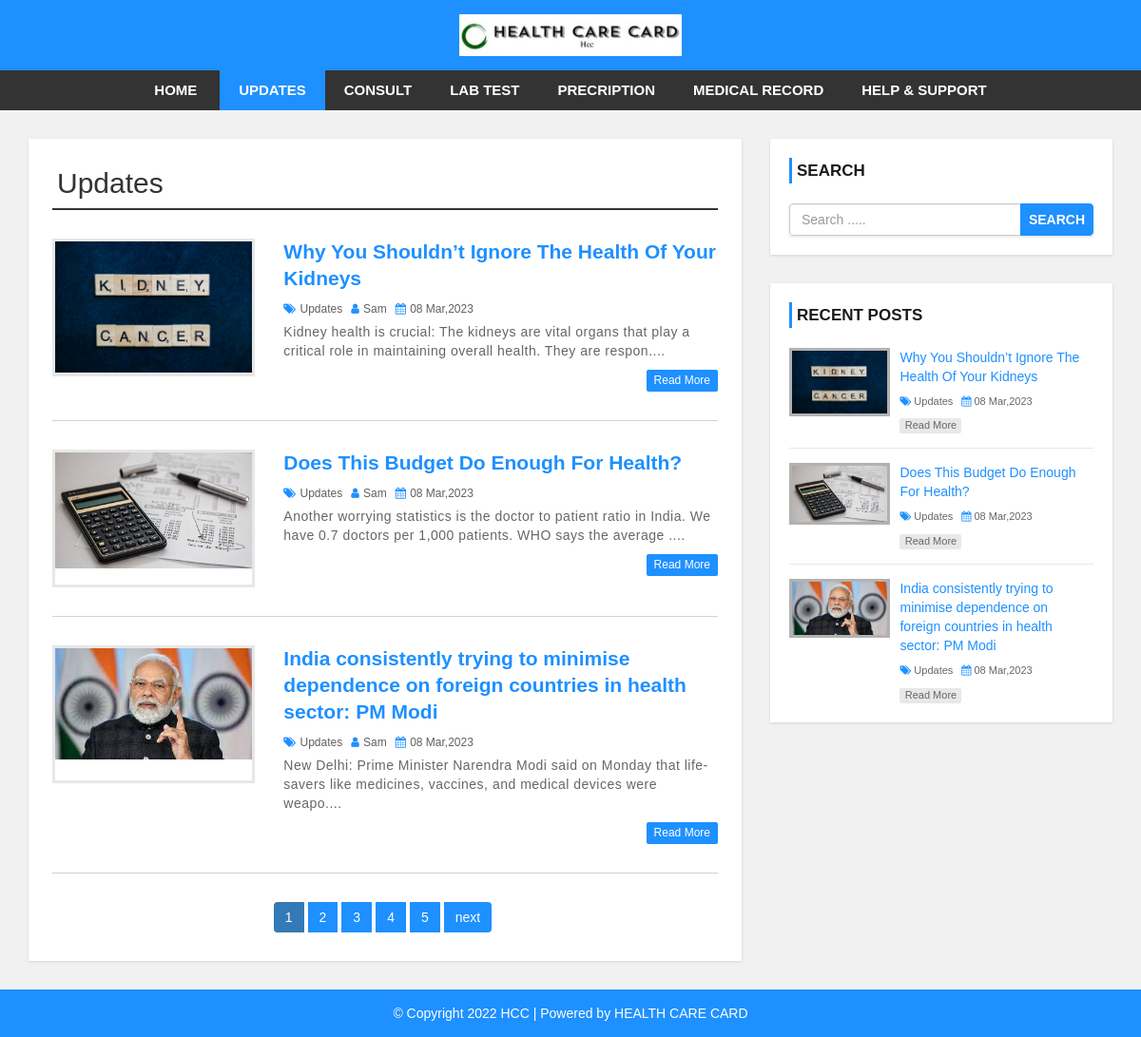
The page /category.php?cid=48 on the database its author committed.
### tables this page shows
CREATE TABLE `settings` (
  `id` int(11) NOT NULL,
  `websitename` varchar(60) NOT NULL,
  `logo` varchar(50) NOT NULL,
  `footerdesc` varchar(255) NOT NULL
);

CREATE TABLE `category` (
  `category_id` int(11) NOT NULL,
  `category_name` varchar(100) NOT NULL,
  `post` int(11) NOT NULL DEFAULT 0
);

CREATE TABLE `post` (
  `post_id` int(11) NOT NULL,
  `title` varchar(100) NOT NULL,
  `description` text NOT NULL,
  `category` varchar(100) NOT NULL,
  `post_date` varchar(50) NOT NULL,
  `author` int(11) NOT NULL,
  `post_img` varchar(100) NOT NULL
);

CREATE TABLE `user` (
  `user_id` int(10) UNSIGNED NOT NULL,
  `first_name` varchar(30) NOT NULL,
  `last_name` varchar(30) NOT NULL,
  `username` varchar(30) DEFAULT NULL,
  `password` varchar(40) DEFAULT NULL,
  `role` int(11) NOT NULL
);

### config.php (called while the page is built, shortened)
<?php
$hostname = "http://localhost/Health-care-card/News-site/";
?>

### category.php (the view, shortened to what this page needs)
<?php include 'header.php'; ?>
    <div id="main-content">
      <div class="container">
        <div class="row">
            <div class="col-md-8">
              <?php
                 if($cat_id == '49'){
                    header("Location:{$hostname}/doctorlist.php");
                }
                else if($cat_id == '47' || $cat_id == '46' || $cat_id == '45'){
                    header("Location:{$hostname}/userRegistration.php");
                }
                else if($cat_id == '44'){
                    header("Location:{$hostname}/help.php");
                }
                else{
              ?>
               <div class = "post-container">
                   <?php
                   include 'config.php';
                   $sql1 = "SELECT * FROM category WHERE category_id = {$cat_id}";
                   $result1 = mysqli_query($conn,$sql1) or die("Query Failed!!!");
                   $row1 = mysqli_fetch_assoc($result1);
                   ?>
                   <h2 class= "page-heading"><?php echo $row1['category_name']?></h2>
                   <?php
                        include 'config.php';
                        if(isset($_GET['cid'])){
                            $cat_id = $_GET['cid'];
                        }
                        $limit = 3;
                        if(isset($_GET['page'])){
                            $page = $_GET['page'];
                        }else{
                            $page = 1;
                        }
                        $offset = ($page - 1) * $limit;
                        $sql = "SELECT * FROM post
                        LEFT JOIN category ON post.category = category.category_id
                        LEFT JOIN user ON post.author = user.user_id
                        WHERE category = {$cat_id}
                        ORDER BY post.post_id DESC LIMIT {$offset},{$limit}";
                         $result = mysqli_query($conn,$sql) or die("Query Faild!!");
                         if(mysqli_num_rows($result)>0){
                            while($row = mysqli_fetch_assoc($result))
                            {
                        ?>
                        <div class="post-content">
                            <div class="row">
                                <div class="col-md-4">
                                    <a class="post-img" href="single.php?id=<?php echo $row['post_id'];?>"><img src="admin/upload/<?php echo $row['post_img'];?>" alt=""/></a>
                                </div>
                                <div class="col-md-8">
                                    <div class="inner-content clearfix">
                                        <h3><a href='single.php?id=<?php echo $row['post_id'];?>'><?php echo $row['title'];?></a></h3>
                                        <div class="post-information">
                                            <span>
                                                <i class="fa fa-tags" aria-hidden="true"></i>
                                                <a href='category.php'><?php echo $row['category_name'];?></a>
                                            </span>
                                            <span>
                                                <i class="fa fa-user" aria-hidden="true"></i>
                                                <a href='author.php?aid=<?php echo $row['author'];?>'><?php echo $row['username'];?></a>
                                            </span>
                                            <span>
                                                <i class="fa fa-calendar" aria-hidden="true"></i>
                                                <?php echo $row['post_date'];?>
                                            </span>
                                        </div>
                                        <p class="description">
                                        <?php echo substr($row['description'],0,130)."....";?>
                                        </p>
                                        <a class='read-more pull-right' href='single.php?id=<?php echo $row['post_id']?>'>read more</a>
                                    </div>
                                </div>
                            </div>
                        </div>
                        <?php
                            }
                        }else{
                            echo "<h2>No Record Found</h2>";
                        }
                        ?>
                         <?php
                        if(mysqli_num_rows($result1)>0){
                            $total_records = $row1['post'];
                            $total_page = ceil($total_records/$limit);
                            echo " <ul class='pagination admin-pagination'>";
                            for($i = 1;$i<=$total_page;$i++){
                                if($i == $page){
                                    $active = "active";
                                }else{
                                    $active = "";
                                }
                                echo '<li class='.$active.'><a href = "category.php?cid='.$cat_id = $_GET['cid'].'&page='.$i.'">'.$i.'</a></li>';
                            }
                            if($total_page > $page)
                            {
                                echo '<li><a href = "category.php?cid='.$cat_id = $_GET['cid'].'&page='.($page + 1).'">next</a></li>';
                            }
                            echo "</ul>";
                        }
                  ?>
               </div>
            <?php
            }
            ?>
            </div>
            <?php include 'sidebar.php'; ?>
        </div>
      </div>
    </div>
<?php include 'footer.php'; ?>

### header.php (shortened to what this page needs)
<?php
include 'config.php';
?>
<!DOCTYPE html>
<html lang="en">
<head>
    <link rel="stylesheet" href="css/bootstrap.min.css" />
    <link rel="stylesheet" href="css/font-awesome.css">
    <link rel="stylesheet" href="css/style.css">
</head>
<body>
<div id="header">
    <div class="container">
        <div class="row">
            <div class=" col-md-offset-4 col-md-4">
            <?php
                    include 'config.php';
                    $sql = "SELECT * FROM settings";
                    $result = mysqli_query($conn,$sql) or die("Query Faild!!");
                    if(mysqli_num_rows($result)>0){
                        while($row = mysqli_fetch_assoc($result))
                        {
                            if($row['logo'] == ""){
                                echo '<a href="index.php"><h1>'.$row['websitename'].'</h1></a>';
                            }else{
                                echo '<a href="index.php" id="logo"><img src="admin/images/'.$row['logo'].'"></a>';
                            }
                        }
                    }
                ?>
            </div>
        </div>
    </div>
</div>
<div id="menu-bar">
    <div class="container">
        <div class="row">
            <div class="col-md-12">
                <?php
                include 'config.php';
                if(isset($_GET['cid'])){
                    $cat_id = $_GET['cid'];
                }
                $sql = "SELECT * FROM category WHERE post > 0";
                $result = mysqli_query($conn,$sql) or die("Querry is not working!!!");
                if(mysqli_num_rows($result)>0){
                ?>
                <ul class='menu'>
                <li  ><a href='<?php echo $hostname; ?>'>Home</a></li>
                    <?php
                    while($row = mysqli_fetch_assoc($result)){
                        $active = "";
                        if(isset($_GET['cid'])){
                            if($row['category_id'] == $cat_id){
                                $active = "active";
                            }else{
                                $active = "";
                            }
                        }
                        echo "<li  ><a class = '{$active}' href='category.php?cid={$row['category_id']}'>{$row['category_name']}</a></li>";
                    }
                    ?>
                </ul>
                <?php }?>
            </div>
        </div>
    </div>
</div>

### sidebar.php
<div id="sidebar" class="col-md-4">
    <div class="search-box-container">
        <h4>Search</h4>
        <form class="search-post" action="search.php" method ="GET">
            <div class="input-group">
                <input type="text" name="search" class="form-control" placeholder="Search .....">
                <span class="input-group-btn">
                    <button type="submit" class="btn btn-danger">Search</button>
                </span>
            </div>
        </form>
    </div>
    <div class="recent-post-container">
        <h4>Recent Posts</h4>
        <?php
         include 'config.php';
        $limit = 3;
         $sql = "SELECT * FROM post
         LEFT JOIN category ON post.category = category.category_id
         ORDER BY post.post_id DESC LIMIT {$limit}";
          $result = mysqli_query($conn,$sql) or die("Query Faild!!");
          if(mysqli_num_rows($result)>0){
             while($row = mysqli_fetch_assoc($result))
             {
        ?>
        <div class="recent-post">
            <a class="post-img" href="single.php?id=<?php echo $row['post_id'];?>">
                <img src="admin/upload/<?php echo $row['post_img'];?>" alt=""/>
            </a>
            <div class="post-content">
                <h5><a href="single.php?id=<?php echo $row['post_id'];?>"><?php echo $row['title'];?></a></h5>
                <span>
                    <i class="fa fa-tags" aria-hidden="true"></i>
                    <a href='category.php?cid=<?php echo $row['category'];?>'><?php echo $row['category_name'];?></a>
                </span>
                <span>
                    <i class="fa fa-calendar" aria-hidden="true"></i>
                    <?php echo $row['post_date'];?>
                </span>
                <a class="read-more" href="single.phpsingle.php?id=<?php echo $row['post_id'];?>">read more</a>
            </div>
        </div>
        <?php
            }
        }
        ?>
    </div>
</div>

### footer.php
<div id ="footer">
    <div class="container">
        <div class="row">
            <div class="col-md-12">
            <?php
                    include 'config.php';
                    $sql = "SELECT * FROM settings";
                    $result = mysqli_query($conn,$sql) or die("Query Faild!!");
                    if(mysqli_num_rows($result)>0){
                        while($row = mysqli_fetch_assoc($result))
                        {
                ?>
                <span><?php echo $row['footerdesc'];?></span>
                <?php
                        }
                    }
                ?>
            </div>
        </div>
    </div>
</div>
</body>
</html>

### css/style.css (style rules this page uses)
body { background: #f1f1f1; font-family: sans-serif,arial,Helvetica; }
a, a:hover, a:focus { text-decoration: none; outline: none; }
ul { margin:0; padding:0; list-style:none; }
h2.page-heading { margin: 5px 0 30px; padding: 0 5px 10px; border-bottom: 2px solid #333; }
form { background: #fff; padding: 25px; box-shadow:0 1px 3px rgba(0, 0, 0, 0.13); }
#header { background: #1e90ff; text-align: center; padding: 15px; }
#logo { display: inline-block; width: 65%; }
#logo img { width: 100%; }
#menu-bar { background: #333; text-align: center; }
#menu-bar .menu > li { display: inline-block; }
.menu > li > a { padding: 10px 20px; display: block; text-transform: uppercase; color: #fff; font-size: 15px; font-weight:600; transition:all 0.5s ease 0s; }
#menu-bar .menu > li > a:hover, #menu-bar .menu > li > a.active { color:#fff; background:#1e90ff; }
#main-content { padding: 30px 0; min-height: 750px; }
#main-content .post-container { background-color: #fff; padding: 25px; box-shadow: 0 1px 3px rgba(0, 0, 0, 0.13); }
#main-content .post-content { border-bottom: 1px solid #d1d1d1; padding: 0 0 30px; margin-bottom:30px; }
#main-content .post-content img { width: 100%; }
#main-content .post-content .post-img { border: 3px solid #e7e7e7; display: block; height: 145px; overflow: hidden; transition: border .3s; }
#main-content .post-content h3 { font-size: 21px; line-height: 28px; font-weight: 600; margin: 0 0 7px; }
#main-content .post-content h3 a { color: #1e90ff; transition:all 0.3s; }
#main-content .post-content .post-information span { color: #606060; font-size: 12px; text-transform: capitalize; margin: 0 5px 5px 0; display: inline-block; }
#main-content .post-content .post-information i { color: #1e90ff; margin-right: 1px; }
#main-content .post-content .post-information a { color: #606060; text-decoration: none; }
#main-content .post-content p, #main-content .single-post p { color: #666; font-size: 14px; letter-spacing: 0.5px; margin:0 0 10px; }
#main-content .post-content a.read-more { color: #fff; background-color: #1E90FF; font-size: 12px; text-transform: capitalize; padding: 3px 8px; border-radius: 2px; transition: all 0.3s; }
.pagination { display: block; text-align: center; margin: 0; }
.pagination li { display:inline-block; margin: 0 5px 0 0; }
.pagination li a { border: none; background: #1e90ff; color: #fff; }
i.fa { color:#222; }
#sidebar h4 { color: #1A1A1A; font-size: 17px; line-height: 27px; font-weight:600; text-transform: uppercase; padding: 0 0 0 5px; margin: 0 0 21px; border-left: 3px solid #1e90ff; }
#sidebar .search-box-container { background-color: #fff; padding: 20px; margin: 0 0 30px; box-shadow: 0 1px 3px rgba(0, 0, 0, 0.13); }
#sidebar .search-post { padding: 0; }
#sidebar .search-post input { color: #606060; }
#sidebar .search-post .btn { font-weight: 600; text-transform: uppercase; padding: 6px 8px; background-color: #1E90FF; border-color: #1E90FF; outline: none; }
#sidebar .recent-post-container { padding: 20px; background: #fff; box-shadow: 0 1px 3px rgba(0, 0, 0, 0.13); }
#sidebar .recent-post { border-bottom: 1px solid #e7e7e7; padding: 0 0 15px; margin: 0 0 15px; }
#sidebar .recent-post:last-child { margin: 0; padding: 0; border: none; }
#sidebar .recent-post .post-img { display: inline-block; width: 33%; border: 3px solid rgba(0,0,0,0.3); vertical-align: top; transition: border .3s; }
#sidebar .recent-post .post-img img { width: 100%; }
#sidebar .recent-post .post-content { width: 65%; display: inline-block; border: none; padding: 0 0 0 7px; margin: 0; }
#sidebar .recent-post h5 { font-size: 14px; line-height: 20px; margin: 0 0 5px; }
#sidebar .recent-post h5 a { color: #1E90FF; }
#sidebar .recent-post span { color: #666; font-size: 11px; display: inline-block; margin: 0 5px 10px 0; }
#sidebar .recent-post span a { color: #666; }
#sidebar .recent-post span i { color: #1E90FF; }
#sidebar .recent-post a.read-more { color: #666; background-color: rgba(0,0,0,0.09); width: 65px; font-size: 11px; text-align: center; padding: 0; display: block; transition: all 0.3s; }
#footer { color: #fff; padding:15px 0; text-align:center; background-color:#1e90ff; }
#footer a { color:#fff; }

### rows shown on the page
settings: logo (picture), footerdesc "© Copyright 2022 HCC | Powered by HEALTH CARE CARD"
category: category_name "UPDATES", category_name "Updates"
category: category_name "CONSULT"
category: category_name "LAB TEST"
category: category_name "PRECRIPTION"
category: category_name "MEDICAL RECORD"
category: category_name "HELP & SUPPORT"
post: post_img (picture), title "Why You Shouldn’t Ignore The Health Of Your Kidneys", category.category_name "Updates", user.username "Sam", post_date "08 Mar,2023", description "Kidney health is crucial: The kidneys are vital organs that play a critical role in maintaining overall health. They are respon"
post: post_img (picture), title "Does This Budget Do Enough For Health?", category.category_name "Updates", user.username "Sam", post_date "08 Mar,2023", description "Another worrying statistics is the doctor to patient ratio in India. We have 0.7 doctors per 1,000 patients. WHO says the average"
post: post_img (picture), title "India consistently trying to minimise dependence on foreign countries in health sector: PM Modi", category.category_name "Updates", user.username "Sam", post_date "08 Mar,2023", description "New Delhi: Prime Minister Narendra Modi said on Monday that life-savers like medicines, vaccines, and medical devices were weapo"
